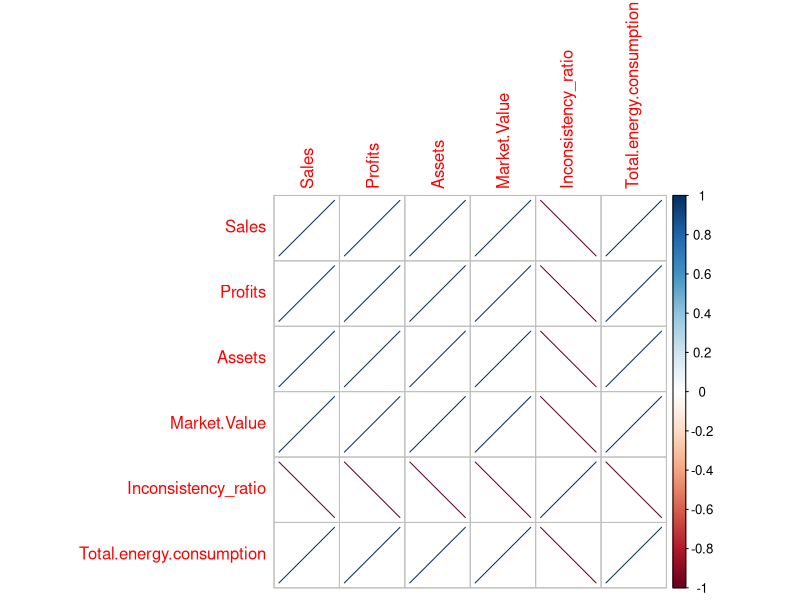
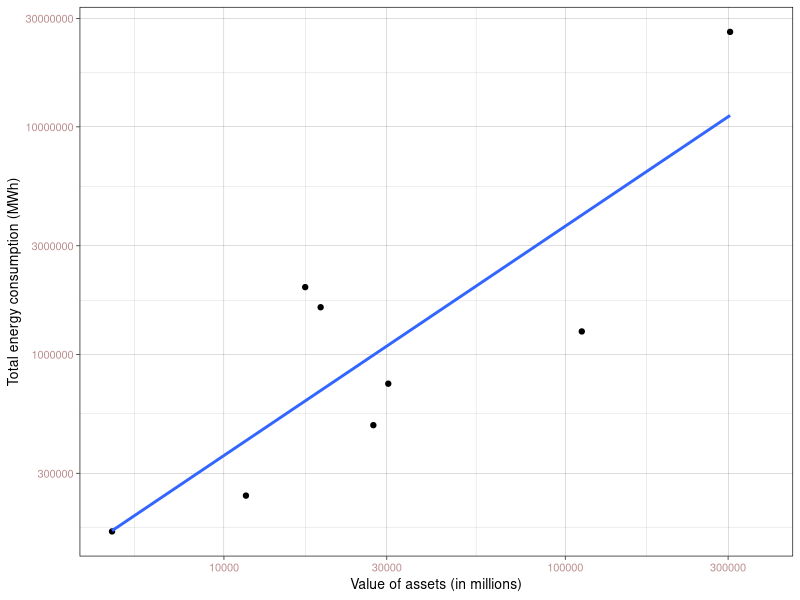

Reproduce these figures in R, in order.
## ---- chunk 1
# Set your working directory

# Load your packages

library(tidyverse)
library(corrplot)
library(knitr)

#Build theme
mytheme <- theme_linedraw(base_size = 10) +
  theme(axis.text = element_text(color = "rosybrown"), 
        legend.position = "bottom")

#Set as default theme
theme_set(mytheme)

#Load data

company_selection_clean <- read.csv("./Data/Processed/Company_Selection_Clean.csv")

Reporting_inconsistencies_processed <- read.csv("./Data/Processed/Reporting_inconsistencies_processed.csv")

Energy_Usage_Clean <- read.csv("./Data/Processed/Energy_Usage_Clean.csv")

#Join datasets 

company_profiles <- left_join(company_selection_clean, Reporting_inconsistencies_processed)

company_profiles <- left_join(company_profiles, Energy_Usage_Clean)

#Filter out 1.0 ratios 

company_profiles2 <- company_profiles[!is.na(company_profiles$Company.report),]
  

## ---- chunk 2
top5 <- company_profiles2 %>% 
  slice_max(Inconsistency_ratio, n = 5) %>%
  select(Company, Inconsistency_ratio)

kable(top5, caption = "Top 5 Companies by Highest Reporting Inconsistency Ratio", align = 'l')
## ---- chunk 3

correlation <- cor(company_profiles2 %>% select(Sales:Market.Value,
                    Inconsistency_ratio:Total.energy.consumption) %>% drop_na())

corrplot(correlation, method = "ellipse")

## ---- chunk 4

regression_ratio_mv <- lm(data = company_profiles2,  Inconsistency_ratio ~ Market.Value)

summary(regression_ratio_mv)
## ---- chunk 5

regression_assets_energy <- lm(data = company_profiles2, Total.energy.consumption ~ Assets)

regression_mv_energy <- lm(data = company_profiles2,  Total.energy.consumption ~ Market.Value)

regression_sales_energy <- lm(data = company_profiles2,  Total.energy.consumption ~ Sales)

regression_profits_energy <- lm(data = company_profiles2,  Total.energy.consumption ~ Profits)


summary(regression_assets_energy) #strongest relationship

summary(regression_mv_energy)

summary(regression_sales_energy)

summary(regression_profits_energy)

## ---- chunk 6

options(scipen=5) 

Plot1 <- ggplot(company_profiles2, aes(x = Assets, y = Total.energy.consumption)) +
  geom_point() +
  geom_smooth(method = "lm", se = FALSE) +
  scale_x_log10() +
  scale_y_log10() +
  labs(x = "Value of assets (in millions)", y = "Total energy consumption (MWh)")
print(Plot1)

